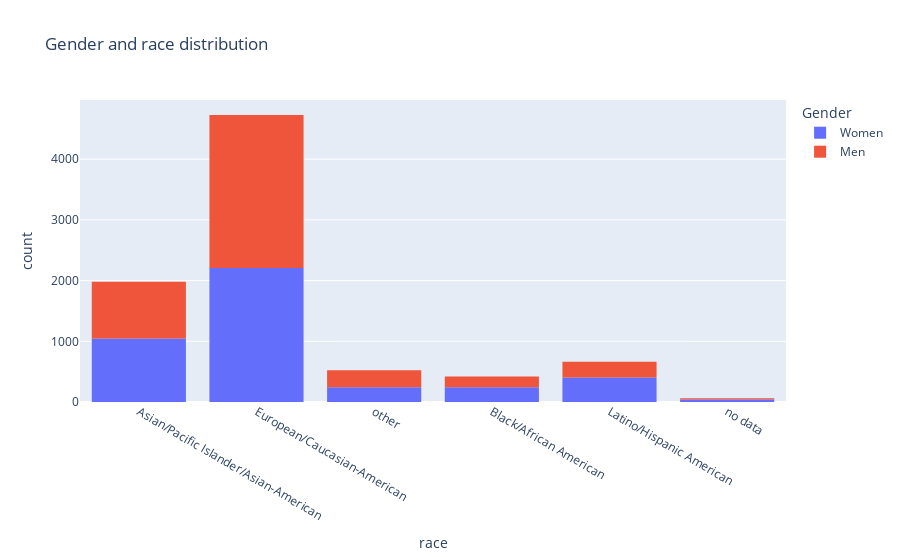

The notebook cell this image was saved under:
### Code cell
fig = px.histogram(df, x="race", color="Gender", title="Gender and race distribution")
fig.show()

### Figure 1 — Plotly figure (JSON) as saved in the notebook; plotly's stock layout.template omitted (floating-point values rounded to 4 significant figures; data arrays with more than 128 entries replaced by an {"elided": "..."} marker saying what was removed)
{"data": [{"alignmentgroup": "True", "bingroup": "x", "hovertemplate": "Gender=Women<br>race=%{x}<br>count=%{y}<extra></extra>", "legendgroup": "Women", "marker": {"color": "#636efa", "pattern": {"shape": ""}}, "name": "Women", "offsetgroup": "Women", "orientation": "v", "showlegend": true, "type": "histogram", "x": {"elided": "4184 str values"}, "xaxis": "x", "yaxis": "y"}, {"alignmentgroup": "True", "bingroup": "x", "hovertemplate": "Gender=Men<br>race=%{x}<br>count=%{y}<extra></extra>", "legendgroup": "Men", "marker": {"color": "#EF553B", "pattern": {"shape": ""}}, "name": "Men", "offsetgroup": "Men", "orientation": "v", "showlegend": true, "type": "histogram", "x": {"elided": "4194 str values"}, "xaxis": "x", "yaxis": "y"}], "layout": {"barmode": "relative", "legend": {"title": {"text": "Gender"}, "tracegroupgap": 0}, "title": {"text": "Gender and race distribution"}, "xaxis": {"anchor": "y", "domain": [0, 1], "title": {"text": "race"}}, "yaxis": {"anchor": "x", "domain": [0, 1], "title": {"text": "count"}}}}
